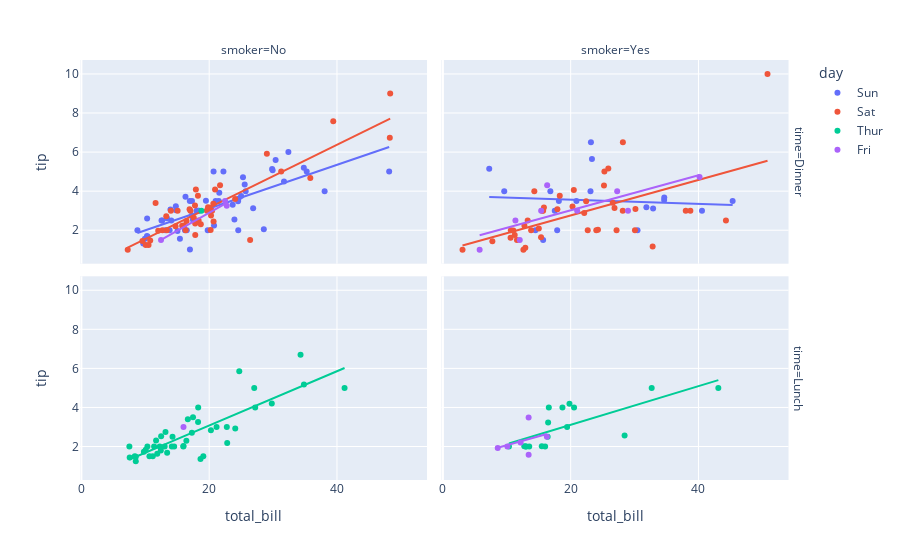

Source (notebook cell):
### Code cell
import plotly.express as px
df = px.data.tips()
fig = px.scatter(df, x="total_bill", y="tip", facet_row="time", facet_col="smoker", color="day", trendline="ols")
fig.show()

### Figure 1 — Plotly figure (JSON) as saved in the notebook; plotly's stock layout.template omitted (floating-point values rounded to 4 significant figures)
{"data": [{"hoverlabel": {"namelength": 0}, "hovertemplate": "day=Sun<br>time=Dinner<br>smoker=No<br>total_bill=%{x}<br>tip=%{y}", "legendgroup": "Sun", "marker": {"color": "#636efa", "symbol": "circle"}, "mode": "markers", "name": "Sun", "showlegend": true, "type": "scatter", "x": [16.99, 10.34, 21.01, 23.68, 24.59, 25.29, 8.77, 26.88, 15.04, 14.78, 10.27, 35.26, 15.42, 18.43, 14.83, 21.58, 10.33, 16.29, 16.97, 17.46, 13.94, 9.68, 30.4, 18.29, 22.23, 32.4, 28.55, 18.04, 12.54, 10.29, 34.81, 9.94, 25.56, 19.49, 38.07, 23.95, 25.71, 17.31, 29.93, 14.07, 13.13, 17.26, 24.55, 19.77, 29.85, 48.17, 25, 13.39, 16.49, 21.5, 12.66, 16.21, 13.81, 24.52, 20.76, 31.71, 20.69], "xaxis": "x3", "y": [1.01, 1.66, 3.5, 3.31, 3.61, 4.71, 2, 3.12, 1.96, 3.23, 1.71, 5, 1.57, 3, 3.02, 3.92, 1.67, 3.71, 3.5, 2.54, 3.06, 1.32, 5.6, 3, 5, 6, 2.05, 3, 2.5, 2.6, 5.2, 1.56, 4.34, 3.51, 4, 2.55, 4, 3.5, 5.07, 2.5, 2, 2.74, 2, 2, 5.14, 5, 3.75, 2.61, 2, 3.5, 2.5, 2, 2, 3.48, 2.24, 4.5, 5], "yaxis": "y3"}, {"hoverlabel": {"namelength": 0}, "hovertemplate": "<b>OLS trendline</b><br>tip = 0.111709 * total_bill + 0.877124<br>R<sup>2</sup>=0.549863<br><br>day=Sun<br>time=Dinner<br>smoker=No<br>total_bill=%{x}<br>tip=%{y} <b>(trend)</b>", "legendgroup": "Sun", "marker": {"color": "#636efa", "symbol": "circle"}, "mode": "lines", "name": "Sun", "showlegend": false, "type": "scatter", "x": [8.77, 9.68, 9.94, 10.27, 10.29, 10.33, 10.34, 12.54, 12.66, 13.13, 13.39, 13.81, 13.94, 14.07, 14.78, 14.83, 15.04, 15.42, 16.21, 16.29, 16.49, 16.97, 16.99, 17.26, 17.31, 17.46, 18.04, 18.29, 18.43, 19.49, 19.77, 20.69, 20.76, 21.01, 21.5, 21.58, 22.23, 23.68, 23.95, 24.52, 24.55, 24.59, 25, 25.29, 25.56, 25.71, 26.88, 28.55, 29.85, 29.93, 30.4, 31.71, 32.4, 34.81, 35.26, 38.07, 48.17], "xaxis": "x3", "y": [1.857, 1.958, 1.988, 2.024, 2.027, 2.031, 2.032, 2.278, 2.291, 2.344, 2.373, 2.42, 2.434, 2.449, 2.528, 2.534, 2.557, 2.6, 2.688, 2.697, 2.719, 2.773, 2.775, 2.805, 2.811, 2.828, 2.892, 2.92, 2.936, 3.054, 3.086, 3.188, 3.196, 3.224, 3.279, 3.288, 3.36, 3.522, 3.553, 3.616, 3.62, 3.624, 3.67, 3.702, 3.732, 3.749, 3.88, 4.066, 4.212, 4.221, 4.273, 4.419, 4.496, 4.766, 4.816, 5.13, 6.258], "yaxis": "y3"}, {"hoverlabel": {"namelength": 0}, "hovertemplate": "day=Sun<br>time=Dinner<br>smoker=Yes<br>total_bill=%{x}<br>tip=%{y}", "legendgroup": "Sun", "marker": {"color": "#636efa", "symbol": "circle"}, "mode": "markers", "name": "Sun", "showlegend": false, "type": "scatter", "x": [17.51, 7.25, 31.85, 16.82, 32.9, 17.89, 14.48, 9.6, 34.63, 34.65, 23.33, 45.35, 23.17, 40.55, 20.9, 30.46, 18.15, 23.1, 15.69], "xaxis": "x4", "y": [3, 5.15, 3.18, 4, 3.11, 2, 2, 4, 3.55, 3.68, 5.65, 3.5, 6.5, 3, 3.5, 2, 3.5, 4, 1.5], "yaxis": "y4"}, {"hoverlabel": {"namelength": 0}, "hovertemplate": "<b>OLS trendline</b><br>tip = -0.0107171 * total_bill + 3.77534<br>R<sup>2</sup>=0.007875<br><br>day=Sun<br>time=Dinner<br>smoker=Yes<br>total_bill=%{x}<br>tip=%{y} <b>(trend)</b>", "legendgroup": "Sun", "marker": {"color": "#636efa", "symbol": "circle"}, "mode": "lines", "name": "Sun", "showlegend": false, "type": "scatter", "x": [7.25, 9.6, 14.48, 15.69, 16.82, 17.51, 17.89, 18.15, 20.9, 23.1, 23.17, 23.33, 30.46, 31.85, 32.9, 34.63, 34.65, 40.55, 45.35], "xaxis": "x4", "y": [3.698, 3.672, 3.62, 3.607, 3.595, 3.588, 3.584, 3.581, 3.551, 3.528, 3.527, 3.525, 3.449, 3.434, 3.423, 3.404, 3.404, 3.341, 3.289], "yaxis": "y4"}, {"hoverlabel": {"namelength": 0}, "hovertemplate": "day=Sat<br>time=Dinner<br>smoker=No<br>total_bill=%{x}<br>tip=%{y}", "legendgroup": "Sat", "marker": {"color": "#EF553B", "symbol": "circle"}, "mode": "markers", "name": "Sat", "showlegend": true, "type": "scatter", "x": [20.65, 17.92, 20.29, 15.77, 39.42, 19.82, 17.81, 13.37, 12.69, 21.7, 19.65, 9.55, 18.35, 15.06, 20.69, 17.78, 24.06, 16.31, 16.93, 18.69, 31.27, 16.04, 26.41, 48.27, 17.59, 20.08, 16.45, 20.23, 12.02, 17.07, 14.73, 10.51, 20.92, 18.24, 14, 7.25, 48.33, 20.45, 13.28, 11.61, 10.77, 10.07, 35.83, 29.03, 17.82], "xaxis": "x3", "y": [3.35, 4.08, 2.75, 2.23, 7.58, 3.18, 2.34, 2, 2, 4.3, 3, 1.45, 2.5, 3, 2.45, 3.27, 3.6, 2, 3.07, 2.31, 5, 2.24, 1.5, 6.73, 2.64, 3.15, 2.47, 2.01, 1.97, 3, 2.2, 1.25, 4.08, 3.76, 3, 1, 9, 3, 2.72, 3.39, 1.47, 1.25, 4.67, 5.92, 1.75], "yaxis": "y3"}, {"hoverlabel": {"namelength": 0}, "hovertemplate": "<b>OLS trendline</b><br>tip = 0.16093 * total_bill + -0.0612781<br>R<sup>2</sup>=0.767496<br><br>day=Sat<br>time=Dinner<br>smoker=No<br>total_bill=%{x}<br>tip=%{y} <b>(trend)</b>", "legendgroup": "Sat", "marker": {"color": "#EF553B", "symbol": "circle"}, "mode": "lines", "name": "Sat", "showlegend": false, "type": "scatter", "x": [7.25, 9.55, 10.07, 10.51, 10.77, 11.61, 12.02, 12.69, 13.28, 13.37, 14, 14.73, 15.06, 15.77, 16.04, 16.31, 16.45, 16.93, 17.07, 17.59, 17.78, 17.81, 17.82, 17.92, 18.24, 18.35, 18.69, 19.65, 19.82, 20.08, 20.23, 20.29, 20.45, 20.65, 20.69, 20.92, 21.7, 24.06, 26.41, 29.03, 31.27, 35.83, 39.42, 48.27, 48.33], "xaxis": "x3", "y": [1.105, 1.476, 1.559, 1.63, 1.672, 1.807, 1.873, 1.981, 2.076, 2.09, 2.192, 2.309, 2.362, 2.477, 2.52, 2.563, 2.586, 2.663, 2.686, 2.769, 2.8, 2.805, 2.806, 2.823, 2.874, 2.892, 2.947, 3.101, 3.128, 3.17, 3.194, 3.204, 3.23, 3.262, 3.268, 3.305, 3.431, 3.811, 4.189, 4.611, 4.971, 5.705, 6.283, 7.707, 7.716], "yaxis": "y3"}, {"hoverlabel": {"namelength": 0}, "hovertemplate": "day=Sat<br>time=Dinner<br>smoker=Yes<br>total_bill=%{x}<br>tip=%{y}", "legendgroup": "Sat", "marker": {"color": "#EF553B", "symbol": "circle"}, "mode": "markers", "name": "Sat", "showlegend": false, "type": "scatter", "x": [38.01, 11.24, 20.29, 13.81, 11.02, 18.29, 3.07, 15.01, 26.86, 25.28, 17.92, 44.3, 22.42, 15.36, 20.49, 25.21, 14.31, 10.59, 10.63, 50.81, 15.81, 26.59, 38.73, 24.27, 12.76, 30.06, 25.89, 13.27, 28.17, 12.9, 28.15, 11.59, 7.74, 30.14, 22.12, 24.01, 15.69, 15.53, 12.6, 32.83, 27.18, 22.67], "xaxis": "x4", "y": [3, 1.76, 3.21, 2, 1.98, 3.76, 1, 2.09, 3.14, 5, 3.08, 2.5, 3.48, 1.64, 4.06, 4.29, 4, 1.61, 2, 10, 3.16, 3.41, 3, 2.03, 2.23, 2, 5.16, 2.5, 6.5, 1.1, 3, 1.5, 1.44, 3.09, 2.88, 2, 3, 3, 1, 1.17, 2, 2], "yaxis": "y4"}, {"hoverlabel": {"namelength": 0}, "hovertemplate": "<b>OLS trendline</b><br>tip = 0.0908935 * total_bill + 0.941566<br>R<sup>2</sup>=0.315040<br><br>day=Sat<br>time=Dinner<br>smoker=Yes<br>total_bill=%{x}<br>tip=%{y} <b>(trend)</b>", "legendgroup": "Sat", "marker": {"color": "#EF553B", "symbol": "circle"}, "mode": "lines", "name": "Sat", "showlegend": false, "type": "scatter", "x": [3.07, 7.74, 10.59, 10.63, 11.02, 11.24, 11.59, 12.6, 12.76, 12.9, 13.27, 13.81, 14.31, 15.01, 15.36, 15.53, 15.69, 15.81, 17.92, 18.29, 20.29, 20.49, 22.12, 22.42, 22.67, 24.01, 24.27, 25.21, 25.28, 25.89, 26.59, 26.86, 27.18, 28.15, 28.17, 30.06, 30.14, 32.83, 38.01, 38.73, 44.3, 50.81], "xaxis": "x4", "y": [1.221, 1.645, 1.904, 1.908, 1.943, 1.963, 1.995, 2.087, 2.101, 2.114, 2.148, 2.197, 2.242, 2.306, 2.338, 2.353, 2.368, 2.379, 2.57, 2.604, 2.786, 2.804, 2.952, 2.979, 3.002, 3.124, 3.148, 3.233, 3.239, 3.295, 3.358, 3.383, 3.412, 3.5, 3.502, 3.674, 3.681, 3.926, 4.396, 4.462, 4.968, 5.56], "yaxis": "y4"}, {"hoverlabel": {"namelength": 0}, "hovertemplate": "day=Thur<br>time=Dinner<br>smoker=No<br>total_bill=%{x}<br>tip=%{y}", "legendgroup": "Thur", "marker": {"color": "#00cc96", "symbol": "circle"}, "mode": "markers", "name": "Thur", "showlegend": true, "type": "scatter", "x": [18.78], "xaxis": "x3", "y": [3], "yaxis": "y3"}, {"hoverlabel": {"namelength": 0}, "hovertemplate": "day=Thur<br>time=Dinner<br>smoker=No", "legendgroup": "Thur", "marker": {"color": "#00cc96", "symbol": "circle"}, "mode": "lines", "name": "Thur", "showlegend": false, "type": "scatter", "xaxis": "x3", "yaxis": "y3"}, {"hoverlabel": {"namelength": 0}, "hovertemplate": "day=Thur<br>time=Lunch<br>smoker=No<br>total_bill=%{x}<br>tip=%{y}", "legendgroup": "Thur", "marker": {"color": "#00cc96", "symbol": "circle"}, "mode": "markers", "name": "Thur", "showlegend": false, "type": "scatter", "x": [27.2, 22.76, 17.29, 16.66, 10.07, 15.98, 34.83, 13.03, 18.28, 24.71, 21.16, 10.65, 12.43, 24.08, 11.69, 13.42, 14.26, 15.95, 12.48, 29.8, 8.52, 14.52, 11.38, 22.82, 19.08, 20.27, 11.17, 12.26, 18.26, 8.51, 10.33, 14.15, 13.16, 17.47, 34.3, 41.19, 27.05, 16.43, 8.35, 18.64, 11.87, 9.78, 7.51, 7.56], "xaxis": "x", "y": [4, 3, 2.71, 3.4, 1.83, 2.03, 5.17, 2, 4, 5.85, 3, 1.5, 1.8, 2.92, 2.31, 1.68, 2.5, 2, 2.52, 4.2, 1.48, 2, 2, 2.18, 1.5, 2.83, 1.5, 2, 3.25, 1.25, 2, 2, 2.75, 3.5, 6.7, 5, 5, 2.3, 1.5, 1.36, 1.63, 1.73, 2, 1.44], "yaxis": "y"}, {"hoverlabel": {"namelength": 0}, "hovertemplate": "<b>OLS trendline</b><br>tip = 0.139041 * total_bill + 0.292202<br>R<sup>2</sup>=0.700600<br><br>day=Thur<br>time=Lunch<br>smoker=No<br>total_bill=%{x}<br>tip=%{y} <b>(trend)</b>", "legendgroup": "Thur", "marker": {"color": "#00cc96", "symbol": "circle"}, "mode": "lines", "name": "Thur", "showlegend": false, "type": "scatter", "x": [7.51, 7.56, 8.35, 8.51, 8.52, 9.78, 10.07, 10.33, 10.65, 11.17, 11.38, 11.69, 11.87, 12.26, 12.43, 12.48, 13.03, 13.16, 13.42, 14.15, 14.26, 14.52, 15.95, 15.98, 16.43, 16.66, 17.29, 17.47, 18.26, 18.28, 18.64, 19.08, 20.27, 21.16, 22.76, 22.82, 24.08, 24.71, 27.05, 27.2, 29.8, 34.3, 34.83, 41.19], "xaxis": "x", "y": [1.336, 1.343, 1.453, 1.475, 1.477, 1.652, 1.692, 1.728, 1.773, 1.845, 1.874, 1.918, 1.943, 1.997, 2.02, 2.027, 2.104, 2.122, 2.158, 2.26, 2.275, 2.311, 2.51, 2.514, 2.577, 2.609, 2.696, 2.721, 2.831, 2.834, 2.884, 2.945, 3.111, 3.234, 3.457, 3.465, 3.64, 3.728, 4.053, 4.074, 4.436, 5.061, 5.135, 6.019], "yaxis": "y"}, {"hoverlabel": {"namelength": 0}, "hovertemplate": "day=Thur<br>time=Lunch<br>smoker=Yes<br>total_bill=%{x}<br>tip=%{y}", "legendgroup": "Thur", "marker": {"color": "#00cc96", "symbol": "circle"}, "mode": "markers", "name": "Thur", "showlegend": false, "type": "scatter", "x": [19.44, 32.68, 16, 19.81, 28.44, 15.48, 16.58, 10.34, 43.11, 13, 13.51, 18.71, 12.74, 13, 16.4, 20.53, 16.47], "xaxis": "x2", "y": [3, 5, 2, 4.19, 2.56, 2.02, 4, 2, 5, 2, 2, 4, 2.01, 2, 2.5, 4, 3.23], "yaxis": "y2"}, {"hoverlabel": {"namelength": 0}, "hovertemplate": "<b>OLS trendline</b><br>tip = 0.0990461 * total_bill + 1.12925<br>R<sup>2</sup>=0.552344<br><br>day=Thur<br>time=Lunch<br>smoker=Yes<br>total_bill=%{x}<br>tip=%{y} <b>(trend)</b>", "legendgroup": "Thur", "marker": {"color": "#00cc96", "symbol": "circle"}, "mode": "lines", "name": "Thur", "showlegend": false, "type": "scatter", "x": [10.34, 12.74, 13, 13, 13.51, 15.48, 16, 16.4, 16.47, 16.58, 18.71, 19.44, 19.81, 20.53, 28.44, 32.68, 43.11], "xaxis": "x2", "y": [2.153, 2.391, 2.417, 2.417, 2.467, 2.662, 2.714, 2.754, 2.761, 2.771, 2.982, 3.055, 3.091, 3.163, 3.946, 4.366, 5.399], "yaxis": "y2"}, {"hoverlabel": {"namelength": 0}, "hovertemplate": "day=Fri<br>time=Dinner<br>smoker=No<br>total_bill=%{x}<br>tip=%{y}", "legendgroup": "Fri", "marker": {"color": "#ab63fa", "symbol": "circle"}, "mode": "markers", "name": "Fri", "showlegend": true, "type": "scatter", "x": [22.49, 22.75, 12.46], "xaxis": "x3", "y": [3.5, 3.25, 1.5], "yaxis": "y3"}, {"hoverlabel": {"namelength": 0}, "hovertemplate": "<b>OLS trendline</b><br>tip = 0.183985 * total_bill + -0.788637<br>R<sup>2</sup>=0.981316<br><br>day=Fri<br>time=Dinner<br>smoker=No<br>total_bill=%{x}<br>tip=%{y} <b>(trend)</b>", "legendgroup": "Fri", "marker": {"color": "#ab63fa", "symbol": "circle"}, "mode": "lines", "name": "Fri", "showlegend": false, "type": "scatter", "x": [12.46, 22.49, 22.75], "xaxis": "x3", "y": [1.504, 3.349, 3.397], "yaxis": "y3"}, {"hoverlabel": {"namelength": 0}, "hovertemplate": "day=Fri<br>time=Dinner<br>smoker=Yes<br>total_bill=%{x}<br>tip=%{y}", "legendgroup": "Fri", "marker": {"color": "#ab63fa", "symbol": "circle"}, "mode": "markers", "name": "Fri", "showlegend": false, "type": "scatter", "x": [28.97, 5.75, 16.32, 40.17, 27.28, 12.03, 21.01, 11.35, 15.38], "xaxis": "x4", "y": [3, 1, 4.3, 4.73, 4, 1.5, 3, 2.5, 3], "yaxis": "y4"}, {"hoverlabel": {"namelength": 0}, "hovertemplate": "<b>OLS trendline</b><br>tip = 0.089588 * total_bill + 1.22889<br>R<sup>2</sup>=0.604292<br><br>day=Fri<br>time=Dinner<br>smoker=Yes<br>total_bill=%{x}<br>tip=%{y} <b>(trend)</b>", "legendgroup": "Fri", "marker": {"color": "#ab63fa", "symbol": "circle"}, "mode": "lines", "name": "Fri", "showlegend": false, "type": "scatter", "x": [5.75, 11.35, 12.03, 15.38, 16.32, 21.01, 27.28, 28.97, 40.17], "xaxis": "x4", "y": [1.744, 2.246, 2.307, 2.607, 2.691, 3.111, 3.673, 3.824, 4.828], "yaxis": "y4"}, {"hoverlabel": {"namelength": 0}, "hovertemplate": "day=Fri<br>time=Lunch<br>smoker=No<br>total_bill=%{x}<br>tip=%{y}", "legendgroup": "Fri", "marker": {"color": "#ab63fa", "symbol": "circle"}, "mode": "markers", "name": "Fri", "showlegend": false, "type": "scatter", "x": [15.98], "xaxis": "x", "y": [3], "yaxis": "y"}, {"hoverlabel": {"namelength": 0}, "hovertemplate": "day=Fri<br>time=Lunch<br>smoker=No", "legendgroup": "Fri", "marker": {"color": "#ab63fa", "symbol": "circle"}, "mode": "lines", "name": "Fri", "showlegend": false, "type": "scatter", "xaxis": "x", "yaxis": "y"}, {"hoverlabel": {"namelength": 0}, "hovertemplate": "day=Fri<br>time=Lunch<br>smoker=Yes<br>total_bill=%{x}<br>tip=%{y}", "legendgroup": "Fri", "marker": {"color": "#ab63fa", "symbol": "circle"}, "mode": "markers", "name": "Fri", "showlegend": false, "type": "scatter", "x": [12.16, 13.42, 8.58, 13.42, 16.27, 10.09], "xaxis": "x2", "y": [2.2, 3.48, 1.92, 1.58, 2.5, 2], "yaxis": "y2"}, {"hoverlabel": {"namelength": 0}, "hovertemplate": "<b>OLS trendline</b><br>tip = 0.091941 * total_bill + 1.14698<br>R<sup>2</sup>=0.142666<br><br>day=Fri<br>time=Lunch<br>smoker=Yes<br>total_bill=%{x}<br>tip=%{y} <b>(trend)</b>", "legendgroup": "Fri", "marker": {"color": "#ab63fa", "symbol": "circle"}, "mode": "lines", "name": "Fri", "showlegend": false, "type": "scatter", "x": [8.58, 10.09, 12.16, 13.42, 13.42, 16.27], "xaxis": "x2", "y": [1.936, 2.075, 2.265, 2.381, 2.381, 2.643], "yaxis": "y2"}], "layout": {"annotations": [{"font": {}, "showarrow": false, "text": "smoker=No", "x": 0.24, "xanchor": "center", "xref": "paper", "y": 1, "yanchor": "bottom", "yref": "paper"}, {"font": {}, "showarrow": false, "text": "smoker=Yes", "x": 0.74, "xanchor": "center", "xref": "paper", "y": 1, "yanchor": "bottom", "yref": "paper"}, {"font": {}, "showarrow": false, "text": "time=Lunch", "textangle": 90, "x": 0.98, "xanchor": "left", "xref": "paper", "y": 0.2425, "yanchor": "middle", "yref": "paper"}, {"font": {}, "showarrow": false, "text": "time=Dinner", "textangle": 90, "x": 0.98, "xanchor": "left", "xref": "paper", "y": 0.7575, "yanchor": "middle", "yref": "paper"}], "legend": {"title": {"text": "day"}, "tracegroupgap": 0}, "margin": {"t": 60}, "xaxis": {"anchor": "y", "domain": [0, 0.48], "title": {"text": "total_bill"}}, "xaxis2": {"anchor": "y2", "domain": [0.5, 0.98], "matches": "x", "title": {"text": "total_bill"}}, "xaxis3": {"anchor": "y3", "domain": [0, 0.48], "matches": "x", "showticklabels": false}, "xaxis4": {"anchor": "y4", "domain": [0.5, 0.98], "matches": "x", "showticklabels": false}, "yaxis": {"anchor": "x", "domain": [0, 0.485], "title": {"text": "tip"}}, "yaxis2": {"anchor": "x2", "domain": [0, 0.485], "matches": "y", "showticklabels": false}, "yaxis3": {"anchor": "x3", "domain": [0.515, 1], "matches": "y", "title": {"text": "tip"}}, "yaxis4": {"anchor": "x4", "domain": [0.515, 1], "matches": "y", "showticklabels": false}}}
